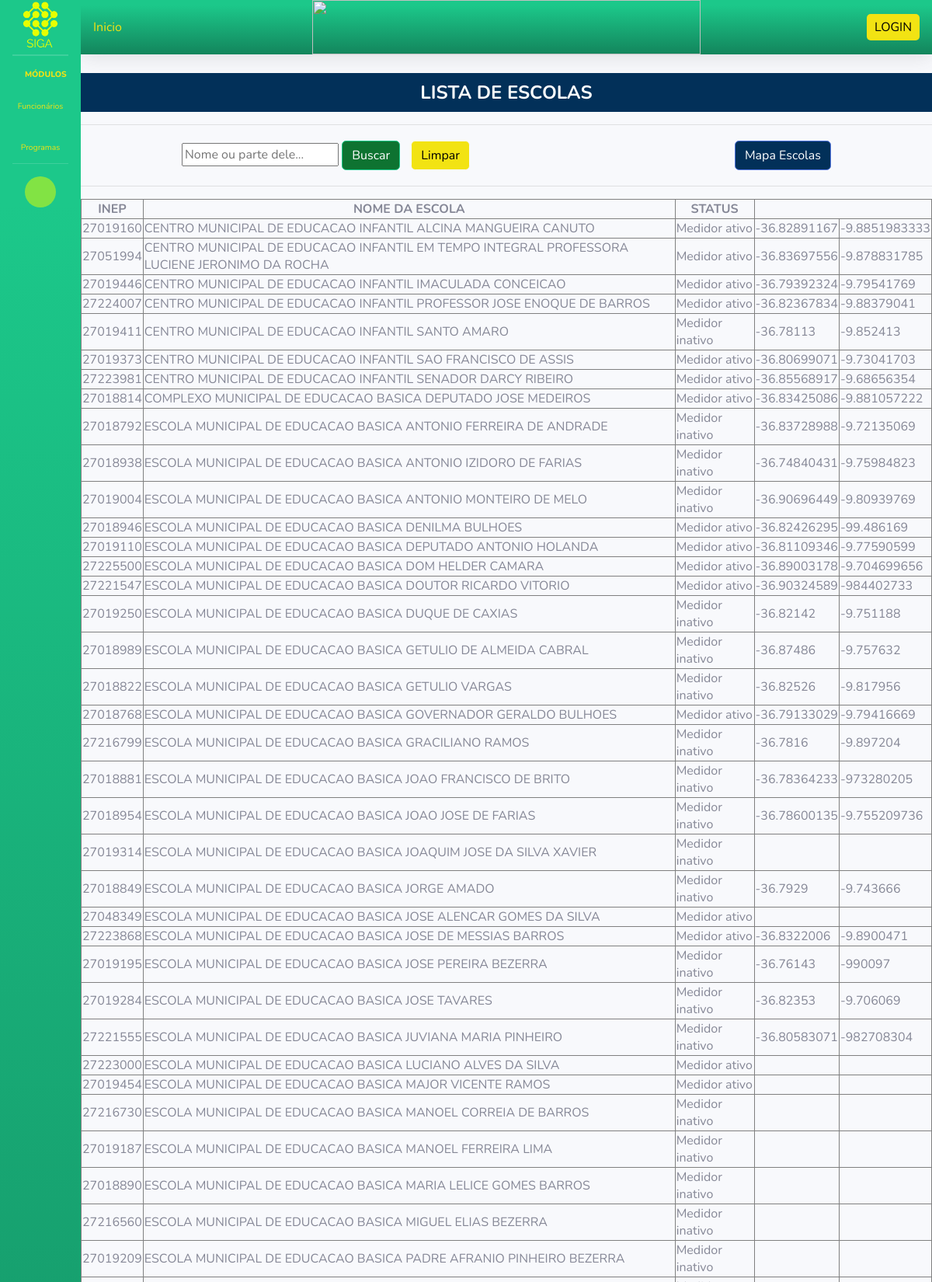
/programas/medidor (upper part), run on the app's committed database.
### escolas_conectadas_app/models.py (models this page shows)
class Escolas(models.Model):
    inep = models.CharField(max_length=8, validators=[RegexValidator(r'^\d{8}$', 'O INEP deve ter exatamente 8 dígitos.')])
    nome = models.CharField(max_length = 100)
    status = models.CharField(max_length = 40,blank=True)
    longitude = models.CharField(max_length = 20,blank=True)
    latitude = models.CharField(max_length = 20,blank=True)
    endereco = models.CharField(max_length = 50,blank=True)

### escolas_conectadas_app/views.py (the view)
# urls.py: path('/medidor', verificar, name='programas'),
def verificar(request):
     if 'mapa' in request.GET:
        mapa()
     txt_nome = request.GET.get('nome')
     if txt_nome:
          escolas = Escolas.objects.filter(nome__icontains = txt_nome)
     else:
          escolas = Escolas.objects.all()
     return render(request, 'medidor.html', {'escolas': escolas})

### templates/medidor.html (shortened to what this page needs)
{% extends 'blank.html' %}
{% block central %}
<div style="margin-top: 20px;">
    <div style="position: relative;">
        <h1 style="text-align: center; font-weight: bold; color: white; position: absolute; top: 50%; left: 50%; transform: translate(-50%, -50%); z-index: 1; font-size: 24px;">LISTA DE ESCOLAS</h1>
        <div style="background-color: #023059; height: 50px;"></div>
    </div>
    <hr>
    <form action="" method="GET" style="margin: 20px 0;">
        <input type="text" name="nome" value="{{ request.GET.nome }}" autocomplete="off"
            placeholder="Nome ou parte dele..." style="margin-left: 130px;">
        <button type="submit" class="btn btn-success" style= "background-color: #0E7331; color: white;">Buscar</button>
        <a href="{% url 'programas' %}" class="btn btn-light" style="margin-left: 10px;background-color: #F2E313; color: black;">Limpar</a>
        <button type="button" id="btn-verificar" class="btn btn-primary float-right" style="margin-right: 130px; background-color: #023059; color: white;">Mapa Escolas</button>
    </form>
    <hr>
    <div style="display: flex; justify-content: center;">
    <table border="1">
        <thead align="center">
            <tr style="text-align: center;">
                <th>INEP</th>
                <th>NOME DA ESCOLA</th>
                <th>STATUS</th>
            </tr>
        </thead>
        <tbody>
            {% for escola in escolas %}
            <tr>
                <td>{{ escola.inep }}</td>
                <td>{{ escola.nome }}</td>
                <td>{{ escola.status }}</td>
                <td>{{ escola.longitude }}</td>
                <td>{{ escola.latitude }}</td>
            </tr>
            {% endfor %}
            </tbody>
            </table>
</div>
</div>
{% endblock %}

### data on the page
Escolas: inep "27019160", nome "CENTRO MUNICIPAL DE EDUCACAO INFANTIL ALCINA MANGUEIRA CANUTO", status "Medidor ativo", longitude "-36.82891167", latitude "-9.8851983333"
Escolas: inep "27051994", nome "CENTRO MUNICIPAL DE EDUCACAO INFANTIL EM TEMPO INTEGRAL PROFESSORA LUCIENE JERONIMO DA ROCHA", status "Medidor ativo", longitude "-36.83697556", latitude "-9.878831785"
Escolas: inep "27019446", nome "CENTRO MUNICIPAL DE EDUCACAO INFANTIL IMACULADA CONCEICAO", status "Medidor ativo", longitude "-36.79392324", latitude "-9.79541769"
Escolas: inep "27224007", nome "CENTRO MUNICIPAL DE EDUCACAO INFANTIL PROFESSOR JOSE ENOQUE DE BARROS", status "Medidor ativo", longitude "-36.82367834", latitude "-9.88379041"
Escolas: inep "27019411", nome "CENTRO MUNICIPAL DE EDUCACAO INFANTIL SANTO AMARO", status "Medidor inativo", longitude "-36.78113", latitude "-9.852413"
Escolas: inep "27019373", nome "CENTRO MUNICIPAL DE EDUCACAO INFANTIL SAO FRANCISCO DE ASSIS", status "Medidor ativo", longitude "-36.80699071", latitude "-9.73041703"
Escolas: inep "27223981", nome "CENTRO MUNICIPAL DE EDUCACAO INFANTIL SENADOR DARCY RIBEIRO", status "Medidor ativo", longitude "-36.85568917", latitude "-9.68656354"
Escolas: inep "27018814", nome "COMPLEXO MUNICIPAL DE EDUCACAO BASICA DEPUTADO JOSE MEDEIROS", status "Medidor ativo", longitude "-36.83425086", latitude "-9.881057222"
Escolas: inep "27018792", nome "ESCOLA MUNICIPAL DE EDUCACAO BASICA ANTONIO FERREIRA DE ANDRADE", status "Medidor inativo", longitude "-36.83728988", latitude "-9.72135069"
Escolas: inep "27018938", nome "ESCOLA MUNICIPAL DE EDUCACAO BASICA ANTONIO IZIDORO DE FARIAS", status "Medidor inativo", longitude "-36.74840431", latitude "-9.75984823"
Escolas: inep "27019004", nome "ESCOLA MUNICIPAL DE EDUCACAO BASICA ANTONIO MONTEIRO DE MELO", status "Medidor inativo", longitude "-36.90696449", latitude "-9.80939769"
Escolas: inep "27018946", nome "ESCOLA MUNICIPAL DE EDUCACAO BASICA DENILMA BULHOES", status "Medidor ativo", longitude "-36.82426295", latitude "-99.486169"
Escolas: inep "27019110", nome "ESCOLA MUNICIPAL DE EDUCACAO BASICA DEPUTADO ANTONIO HOLANDA", status "Medidor ativo", longitude "-36.81109346", latitude "-9.77590599"
Escolas: inep "27225500", nome "ESCOLA MUNICIPAL DE EDUCACAO BASICA DOM HELDER CAMARA", status "Medidor ativo", longitude "-36.89003178", latitude "-9.704699656"
Escolas: inep "27221547", nome "ESCOLA MUNICIPAL DE EDUCACAO BASICA DOUTOR RICARDO VITORIO", status "Medidor ativo", longitude "-36.90324589", latitude "-984402733"
Escolas: inep "27019250", nome "ESCOLA MUNICIPAL DE EDUCACAO BASICA DUQUE DE CAXIAS", status "Medidor inativo", longitude "-36.82142", latitude "-9.751188"
Escolas: inep "27018989", nome "ESCOLA MUNICIPAL DE EDUCACAO BASICA GETULIO DE ALMEIDA CABRAL", status "Medidor inativo", longitude "-36.87486", latitude "-9.757632"
Escolas: inep "27018822", nome "ESCOLA MUNICIPAL DE EDUCACAO BASICA GETULIO VARGAS", status "Medidor inativo", longitude "-36.82526", latitude "-9.817956"
Escolas: inep "27018768", nome "ESCOLA MUNICIPAL DE EDUCACAO BASICA GOVERNADOR GERALDO BULHOES", status "Medidor ativo", longitude "-36.79133029", latitude "-9.79416669"
Escolas: inep "27216799", nome "ESCOLA MUNICIPAL DE EDUCACAO BASICA GRACILIANO RAMOS", status "Medidor inativo", longitude "-36.7816", latitude "-9.897204"
Escolas: inep "27018881", nome "ESCOLA MUNICIPAL DE EDUCACAO BASICA JOAO FRANCISCO DE BRITO", status "Medidor inativo", longitude "-36.78364233", latitude "-973280205"
Escolas: inep "27018954", nome "ESCOLA MUNICIPAL DE EDUCACAO BASICA JOAO JOSE DE FARIAS", status "Medidor inativo", longitude "-36.78600135", latitude "-9.755209736"
Escolas: inep "27019314", nome "ESCOLA MUNICIPAL DE EDUCACAO BASICA JOAQUIM JOSE DA SILVA XAVIER", status "Medidor inativo"
Escolas: inep "27018849", nome "ESCOLA MUNICIPAL DE EDUCACAO BASICA JORGE AMADO", status "Medidor inativo", longitude "-36.7929", latitude "-9.743666"
Escolas: inep "27048349", nome "ESCOLA MUNICIPAL DE EDUCACAO BASICA JOSE ALENCAR GOMES DA SILVA", status "Medidor ativo"
Escolas: inep "27223868", nome "ESCOLA MUNICIPAL DE EDUCACAO BASICA JOSE DE MESSIAS BARROS", status "Medidor ativo", longitude "-36.8322006", latitude "-9.8900471"
Escolas: inep "27019195", nome "ESCOLA MUNICIPAL DE EDUCACAO BASICA JOSE PEREIRA BEZERRA", status "Medidor inativo", longitude "-36.76143", latitude "-990097"
Escolas: inep "27019284", nome "ESCOLA MUNICIPAL DE EDUCACAO BASICA JOSE TAVARES", status "Medidor inativo", longitude "-36.82353", latitude "-9.706069"
Escolas: inep "27221555", nome "ESCOLA MUNICIPAL DE EDUCACAO BASICA JUVIANA MARIA PINHEIRO", status "Medidor inativo", longitude "-36.80583071", latitude "-982708304"
Escolas: inep "27223000", nome "ESCOLA MUNICIPAL DE EDUCACAO BASICA LUCIANO ALVES DA SILVA", status "Medidor ativo"
Escolas: inep "27019454", nome "ESCOLA MUNICIPAL DE EDUCACAO BASICA MAJOR VICENTE RAMOS", status "Medidor ativo"
Escolas: inep "27216730", nome "ESCOLA MUNICIPAL DE EDUCACAO BASICA MANOEL CORREIA DE BARROS", status "Medidor inativo"
Escolas: inep "27019187", nome "ESCOLA MUNICIPAL DE EDUCACAO BASICA MANOEL FERREIRA LIMA", status "Medidor inativo"
Escolas: inep "27018890", nome "ESCOLA MUNICIPAL DE EDUCACAO BASICA MARIA LELICE GOMES BARROS", status "Medidor inativo"
Escolas: inep "27216560", nome "ESCOLA MUNICIPAL DE EDUCACAO BASICA MIGUEL ELIAS BEZERRA", status "Medidor inativo"
Escolas: inep "27019209", nome "ESCOLA MUNICIPAL DE EDUCACAO BASICA PADRE AFRANIO PINHEIRO BEZERRA", status "Medidor inativo"
